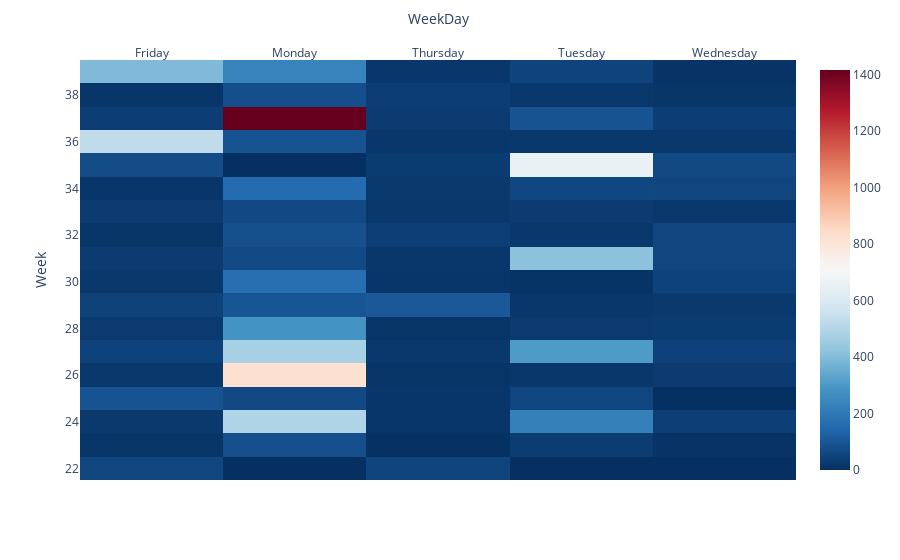

Notebook source saved alongside this figure:
### Code cell
fig = px.imshow(
    fdm,
    color_continuous_scale='RdBu_r',
    origin='lower',aspect='equal',
)
fig.update_xaxes(side='top')
fig.show()

### Figure 1 — Plotly figure (JSON) as saved in the notebook; plotly's stock layout.template omitted (floating-point values rounded to 4 significant figures)
{"data": [{"coloraxis": "coloraxis", "hovertemplate": "WeekDay: %{x}<br>Week: %{y}<br>color: %{z}<extra></extra>", "name": "0", "type": "heatmap", "x": ["Friday", "Monday", "Thursday", "Tuesday", "Wednesday"], "xaxis": "x", "y": [22, 23, 24, 25, 26, 27, 28, 29, 30, 31, 32, 33, 34, 35, 36, 37, 38, 39], "yaxis": "y", "z": [[55, 0, 52, 0, 0], [15, 82, 4, 32, 9], [23, 493, 17, 223, 38], [91, 64, 17, 57, 2], [22, 823, 13, 19, 29], [48, 474, 20, 305, 45], [27, 284, 14, 26, 31], [46, 96, 104, 19, 24], [20, 171, 17, 10, 47], [28, 68, 19, 415, 54], [12, 82, 39, 22, 56], [29, 66, 21, 30, 21], [17, 157, 24, 59, 54], [74, 0, 31, 659, 65], [528, 90, 19, 20, 22], [35, 1416, 28, 90, 35], [15, 80, 37, 22, 16], [393, 233, 19, 50, 9]]}], "layout": {"coloraxis": {"colorscale": [[0, "rgb(5,48,97)"], [0.1, "rgb(33,102,172)"], [0.2, "rgb(67,147,195)"], [0.3, "rgb(146,197,222)"], [0.4, "rgb(209,229,240)"], [0.5, "rgb(247,247,247)"], [0.6, "rgb(253,219,199)"], [0.7, "rgb(244,165,130)"], [0.8, "rgb(214,96,77)"], [0.9, "rgb(178,24,43)"], [1, "rgb(103,0,31)"]]}, "margin": {"t": 60}, "xaxis": {"anchor": "y", "constrain": "domain", "domain": [0, 1], "scaleanchor": "y", "side": "top", "title": {"text": "WeekDay"}}, "yaxis": {"anchor": "x", "autorange": true, "constrain": "domain", "domain": [0, 1], "title": {"text": "Week"}}}}
